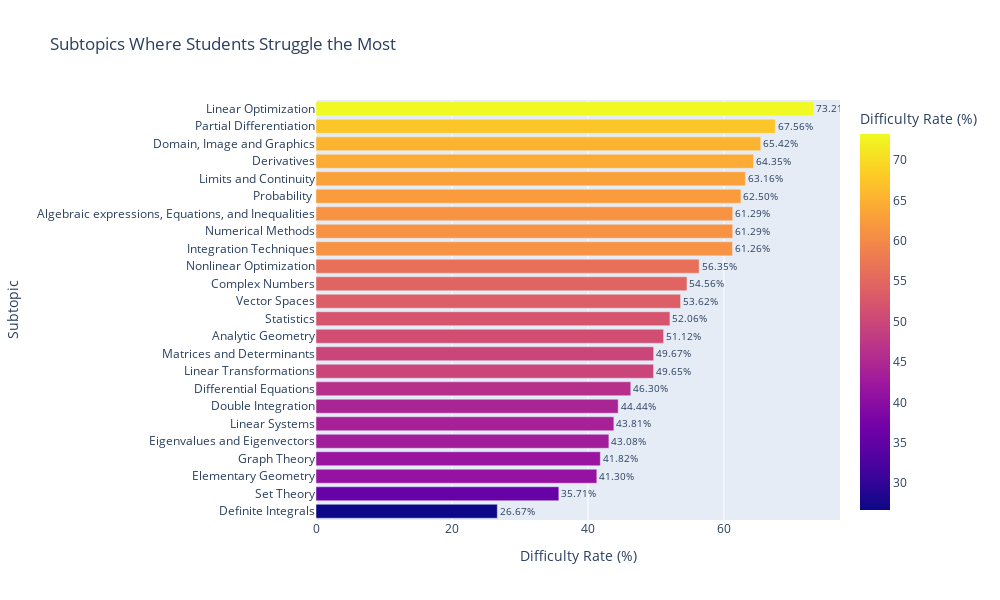

Here is the notebook cell this chart was saved with:
### Code cell
subtopic_difficulty_df = sorted_subtopic_difficulty.reset_index(name='Difficulty Rate (%)')

fig = px.bar(
    subtopic_difficulty_df,
    y='Subtopic',
    x='Difficulty Rate (%)', 
    title='Subtopics Where Students Struggle the Most',
    labels={'Difficulty Rate (%)': 'Difficulty Rate (%)', 'Subtopic': 'Subtopic'},
    text='Difficulty Rate (%)',
    height=600,
    width=1000,
    color='Difficulty Rate (%)',
)

fig.update_traces(texttemplate='%{text:.2f}%', textposition='outside')
fig.update_layout(xaxis_title="Difficulty Rate (%)", yaxis_title="Subtopic", yaxis=dict(tickmode='linear'))

fig.show()

### Figure 1 — Plotly figure (JSON) as saved in the notebook; plotly's stock layout.template omitted (floating-point values rounded to 4 significant figures)
{"data": [{"alignmentgroup": "True", "hovertemplate": "Difficulty Rate (%)=%{marker.color}<br>Subtopic=%{y}<extra></extra>", "legendgroup": "", "marker": {"color": [26.67, 35.71, 41.3, 41.82, 43.08, 43.81, 44.44, 46.3, 49.65, 49.67, 51.12, 52.06, 53.62, 54.56, 56.35, 61.26, 61.29, 61.29, 62.5, 63.16, 64.35, 65.42, 67.56, 73.21], "coloraxis": "coloraxis", "pattern": {"shape": ""}}, "name": "", "offsetgroup": "", "orientation": "h", "showlegend": false, "text": [26.67, 35.71, 41.3, 41.82, 43.08, 43.81, 44.44, 46.3, 49.65, 49.67, 51.12, 52.06, 53.62, 54.56, 56.35, 61.26, 61.29, 61.29, 62.5, 63.16, 64.35, 65.42, 67.56, 73.21], "textposition": "outside", "texttemplate": "%{text:.2f}%", "type": "bar", "x": [26.67, 35.71, 41.3, 41.82, 43.08, 43.81, 44.44, 46.3, 49.65, 49.67, 51.12, 52.06, 53.62, 54.56, 56.35, 61.26, 61.29, 61.29, 62.5, 63.16, 64.35, 65.42, 67.56, 73.21], "xaxis": "x", "y": ["Definite Integrals", "Set Theory", "Elementary Geometry", "Graph Theory", "Eigenvalues and Eigenvectors", "Linear Systems", "Double Integration", "Differential Equations", "Linear Transformations", "Matrices and Determinants", "Analytic Geometry", "Statistics", "Vector Spaces", "Complex Numbers", "Nonlinear Optimization", "Integration Techniques", "Numerical Methods", "Algebraic expressions, Equations, and Inequalities", "Probability ", "Limits and Continuity", "Derivatives", "Domain, Image and Graphics", "Partial Differentiation", "Linear Optimization"], "yaxis": "y"}], "layout": {"barmode": "relative", "coloraxis": {"colorbar": {"title": {"text": "Difficulty Rate (%)"}}, "colorscale": [[0, "#0d0887"], [0.1111, "#46039f"], [0.2222, "#7201a8"], [0.3333, "#9c179e"], [0.4444, "#bd3786"], [0.5556, "#d8576b"], [0.6667, "#ed7953"], [0.7778, "#fb9f3a"], [0.8889, "#fdca26"], [1, "#f0f921"]]}, "height": 600, "legend": {"tracegroupgap": 0}, "title": {"text": "Subtopics Where Students Struggle the Most"}, "width": 1000, "xaxis": {"anchor": "y", "domain": [0, 1], "title": {"text": "Difficulty Rate (%)"}}, "yaxis": {"anchor": "x", "domain": [0, 1], "tickmode": "linear", "title": {"text": "Subtopic"}}}}
